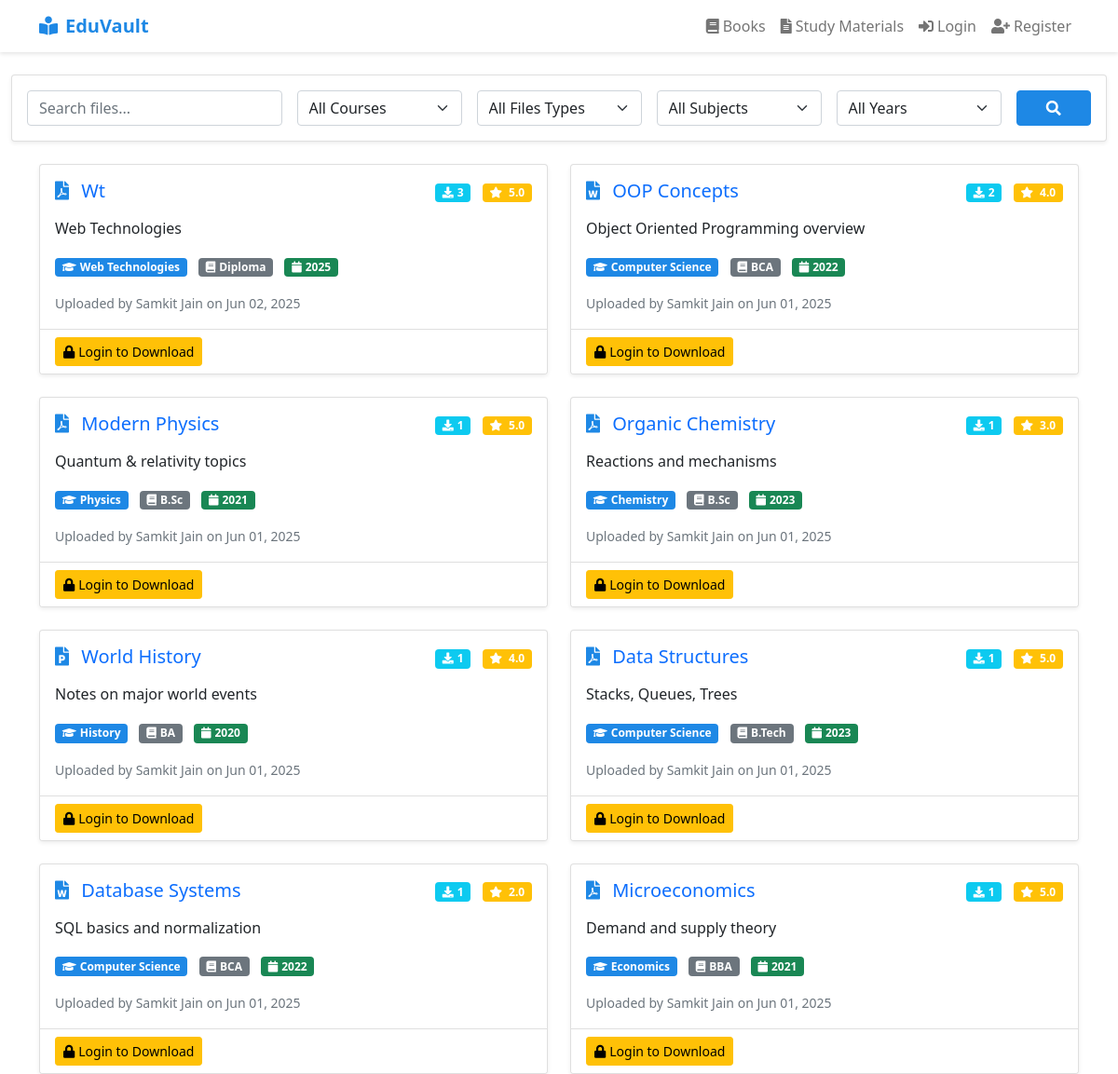
Page /files/list.php (upper part) on the earlier database version.
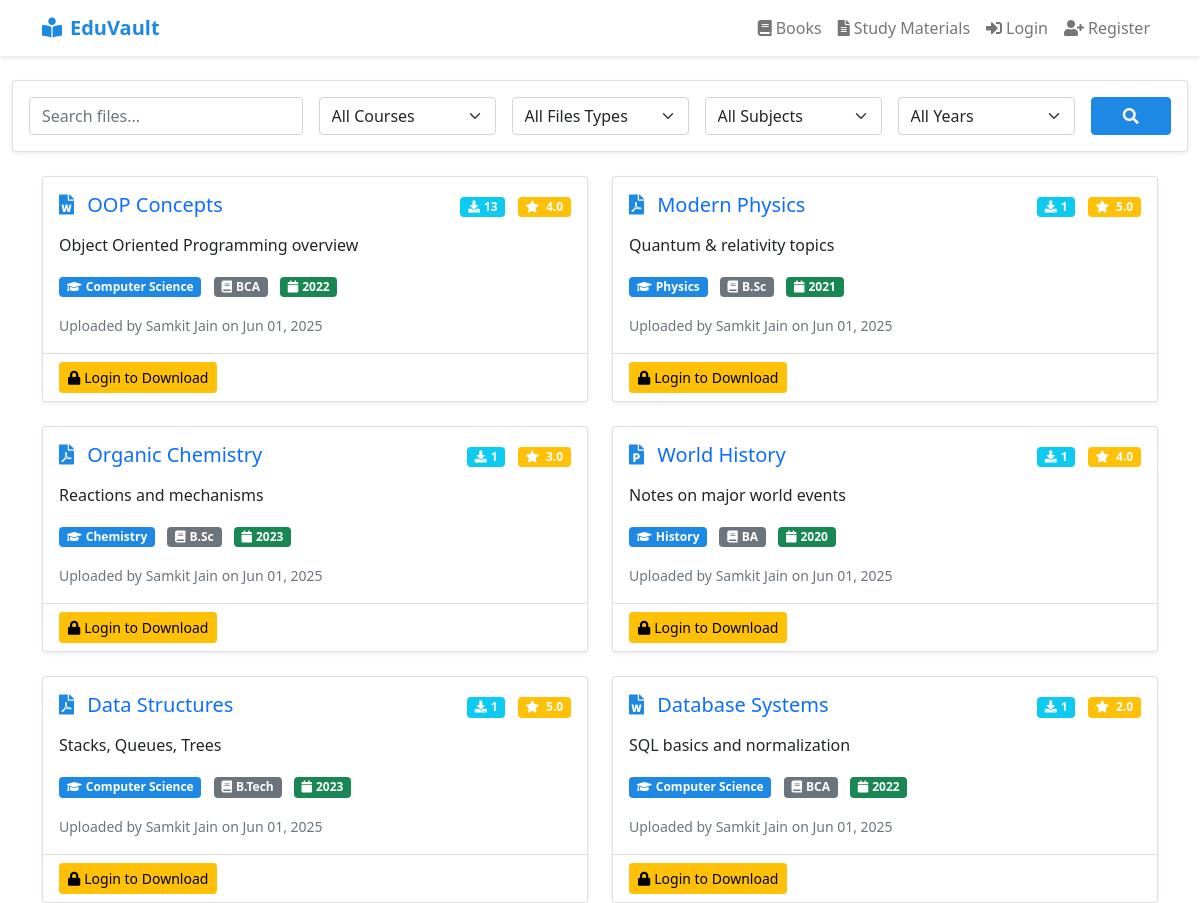
Same page on the later database version.
### tables this page shows
CREATE TABLE `digital_files` (
  `id` int(11) NOT NULL,
  `user_id` int(11) DEFAULT NULL,
  `title` varchar(255) DEFAULT NULL,
  `description` text DEFAULT NULL,
  `file_path` varchar(255) DEFAULT NULL,
  `subject` varchar(100) DEFAULT NULL,
  `course` varchar(100) DEFAULT NULL,
  `year` varchar(10) DEFAULT NULL,
  `file_type` varchar(20) DEFAULT NULL,
  `upload_date` timestamp NOT NULL DEFAULT current_timestamp()
);

CREATE TABLE `users` (
  `id` int(11) NOT NULL,
  `name` varchar(100) NOT NULL,
  `email` varchar(100) NOT NULL,
  `password` varchar(255) NOT NULL,
  `location` varchar(100) DEFAULT NULL,
  `phone` varchar(15) DEFAULT NULL,
  `status` enum('blocked','active') NOT NULL DEFAULT 'active',
  `created_at` timestamp NOT NULL DEFAULT current_timestamp(),
  `last_active` timestamp NULL DEFAULT current_timestamp(),
  `latitude` decimal(10,8) DEFAULT NULL,
  `longitude` decimal(11,8) DEFAULT NULL
);

### includes/functions.php (called while the page is built, shortened)
<?php
function getFileIcon($file_type)
{
    switch ($file_type) {
        case "pdf":
            return "pdf";
        case "docx":
            return "word";
        case "pptx":
            return "powerpoint";
    }
}
?>

### includes/session.php (called while the page is built, shortened)
<?php
function isLoggedIn() {
    return isset($_SESSION['user_id']);
}
?>

### files/list.php (the view, shortened to what the changed rows need)
<?php
require_once '../includes/db_connect.php';
require_once '../includes/session.php';
require_once '../includes/header.php';
require_once '../includes/functions.php';
$where_conditions = ["1=1"];
$where_clause = implode(' AND ', $where_conditions);
$query = "SELECT f.*, u.name as uploader_name,
          (SELECT COUNT(*) FROM downloads WHERE file_id = f.id) as download_count,
          (SELECT AVG(rating) FROM file_feedback WHERE file_id = f.id) as avg_rating
          FROM digital_files f
          JOIN users u ON f.user_id = u.id
          WHERE $where_clause
          ORDER BY f.upload_date DESC";
$result = mysqli_query($mysqli, $query);
?>
<div class="container-md">
    <div class="row">
        <?php if (mysqli_num_rows($result) > 0): ?>
            <?php while ($file = mysqli_fetch_assoc($result)):?>
                <div class="col-md-6 mb-4">
                    <div class="card h-100 shadow-sm">
                        <div class="card-body">
                            <div class="d-flex justify-content-between align-items-start">
                                <h5 class="card-title mb-3">
                                    <a href="view.php?id=<?php echo $file['id']; ?>" class="text-decoration-none">
                                        <i class="fas fa-file-<?php echo getFileIcon(strtolower($file['file_type'])); ?> me-2 text-primary"></i>
                                        <?php echo htmlspecialchars($file['title']); ?>
                                    </a>
                                </h5>
                                <div>
                                    <span class="badge bg-info me-2">
                                        <i class="fas fa-download me-1"></i><?php echo $file['download_count']; ?>
                                    </span>
                                    <span class="badge bg-warning">
                                        <i class="fas fa-star me-1"></i>
                                        <?php echo number_format($file['avg_rating'] ?: 0, 1); ?>
                                    </span>
                                </div>
                            </div>
                            <p class="card-text"><?php echo nl2br(htmlspecialchars($file['description'])); ?></p>
                            <div class="mb-3">
                                <span class="badge bg-primary me-2">
                                    <i class="fas fa-graduation-cap me-1"></i><?php echo htmlspecialchars($file['subject']); ?>
                                </span>
                                <span class="badge bg-secondary me-2">
                                    <i class="fas fa-book me-1"></i><?php echo htmlspecialchars($file['course']); ?>
                                </span>
                                <span class="badge bg-success">
                                    <i class="fas fa-calendar me-1"></i><?php echo $file['year']; ?>
                                </span>
                            </div>
                            <small class="text-muted">
                                Uploaded by <?php echo htmlspecialchars($file['uploader_name']); ?>
                                on <?php echo date('M d, Y', strtotime($file['upload_date'])); ?>
                            </small>
                        </div>
                        <div class="card-footer bg-white">
                            <?php if (isLoggedIn()): ?>
                                <a href="download.php?id=<?php echo $file['id']; ?>" class="btn btn-success btn-sm">
                                    <i class="fas fa-download me-1"></i>Download
                                </a>
                            <?php else: ?>
                                <a href="../login.php" class="btn btn-warning btn-sm">
                                    <i class="fas fa-lock me-1"></i>Login to Download
                                </a>
                            <?php endif; ?>
                        </div>
                    </div>
                </div>
            <?php endwhile; ?>
        <?php endif; ?>
    </div>
</div>
<?php require_once '../includes/footer.php'; ?>

Differences in the rows shown:
removed digital_files: title "Wt", download_count "3", avg_rating "5.0", description "Web Technologies", subject "Web Technologies", course "Diploma", year "2025", user.name "Samkit Jain", upload_date "Jun 02, 2025"
no longer on this page (row unchanged): digital_files: title "Microeconomics", download_count "1", avg_rating "5.0", description "Demand and supply theory", subject "Economics", course "BBA", year "2021", user.name "Samkit Jain", upload_date "Jun 01, 2025"
computed for digital_files "OOP Concepts": download_count "2" → "13"
